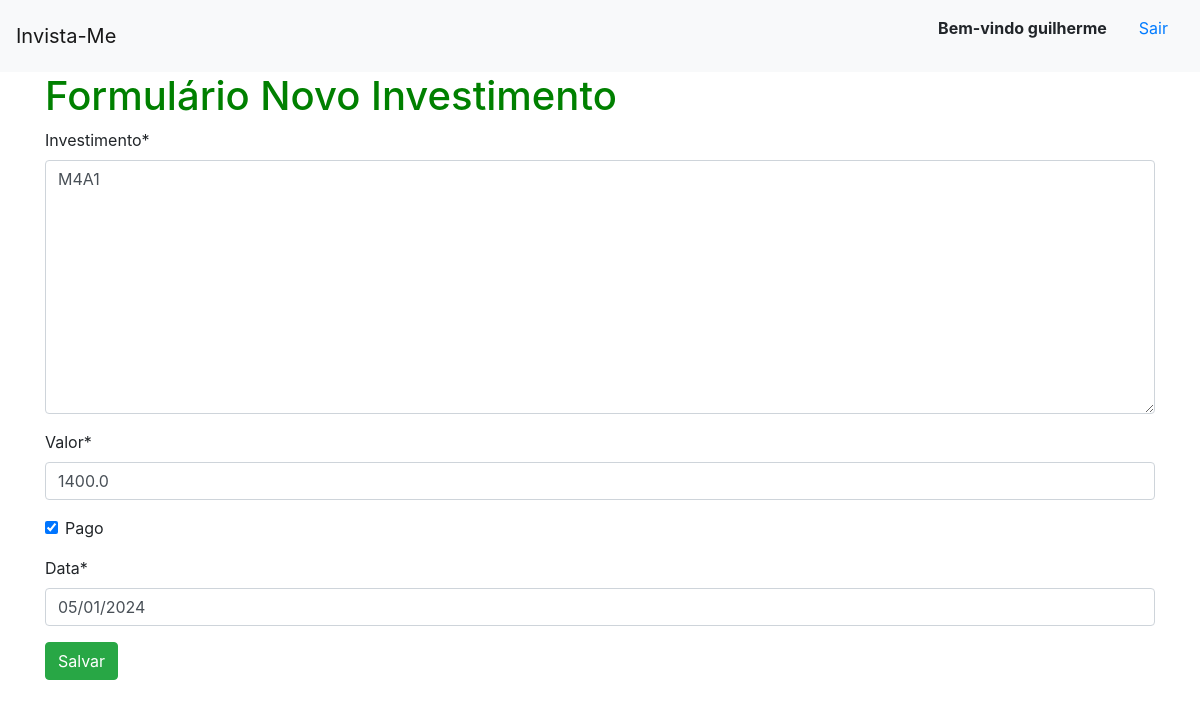
Screenshot of /novo_investimento/3 (signed in) with the database file from the repository.
### invista_eu/models.py (models this page shows)
class Investimentos(models.Model):
    investimento = models.TextField(max_length=255)
    valor = models.FloatField()
    pago = models.BooleanField(default=False)
    data = models.DateField(default=datetime.now)

### invista_eu/views.py (the view)
# urls.py: path('novo_investimento/<int:id_investimento>',views.editar, name='editar'),
@login_required
def editar(request, id_investimento):
    investimento = Investimentos.objects.get(pk=id_investimento)
    if request.method == 'GET':
        formulario = InvestimentosForm(instance=investimento)
        return render(request, 'investimentos/novo_investimento.html', {'formulario': formulario})
    else:
        formulario = InvestimentosForm(request.POST, instance=investimento)
        if formulario.is_valid():
            formulario.save()
        return redirect('pagina_de_investimentos')

### invista_eu/forms.py
class InvestimentosForm(ModelForm):
    class Meta:
        model = Investimentos
        fields =  '__all__'

### invista_eu/templates/investimentos/novo_investimento.html (shortened to what this page needs)
{% extends 'investimentos/base.html' %}
{% block conteudo %}
{% load crispy_forms_tags %}
<div class="container">
    <h1 style='color: green;' >Formulário Novo Investimento</h1>
    <form action="" method="POST">
        {{formulario | crispy}}
        <button type="submit" class="btn btn-success">Salvar</button>
    </form>
</div>
{% endblock %}

### invista_eu/templates/investimentos/base.html (shortened to what this page needs)
<!doctype html>
<html lang="en">
<head>
    <link rel="stylesheet" href="https://cdn.jsdelivr.net/npm/bootstrap@4.6.2/dist/css/bootstrap.min.css"
>
</head>
<body>
    <nav class="navbar navbar-light bg-light">
        <a class="navbar-brand" href="{% url 'pagina_de_investimentos' %}">Invista-Me</a>
        <ul style="list-style: none;">
            {% if user.is_authenticated %}
            <li style="float: left">
                <strong class="nav-item nav-link" >Bem-vindo {{user.get_username}}</strong>
            </li>
            <li style="float: left">
                <a class="nav-item nav-link" href="{% url 'logout' %}">Sair</a>
            </li>
            {% endif %}
        </ul>
    </nav>
    {% block conteudo %}
    {% endblock %}
</body>
</html>

### rows the page displays
Investimentos: investimento "M4A1", valor "1400.0", pago "☑", data "05/01/2024"

### other values shown
{{ user.get_username }} "guilherme"
